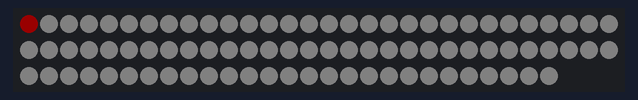
The program below on a simulated Raspberry Pi (BCM pin numbers). Parts: 87 RGB LEDs in strip order, left to right, continuing on the next row. Dim RGB values are drawn brighter than linear; what the program prints to the terminal is not drawn.

Above: at 3.1 s.

The program:

colortest.py
```python
import time
import board
import neopixel

pixels1 = neopixel.NeoPixel(board.D18, 87, brightness=.20)

x=0

# Line colors so I don't have to type the codes out
line_123 = (127, 0, 0)
line_456 = (0, 127, 7)
line_ace = (6, 20, 127)
line_7 = (100, 0, 100)
line_bdfm = (255, 107, 0)
line_jz = (190, 50, 14)
line_nqrw = (252, 204, 10)
line_ls = (128, 129, 131)
bg = (25, 25, 25)

pixels1.fill((25, 25, 25))

time.sleep(3)

while True:
    print( "123 is currently shown")
    while x<87:
        pixels1[x] = line_123
        pixels1[x-5] = bg
        x=x+1
        time.sleep(0.5)
    x=0
    print( "456 is currently shown")
    while x<87:
        pixels1[x] = line_456
        pixels1[x-5] = bg
        x=x+1
        time.sleep(0.5)
    x=0

    print( "ACE is currently shown")
    while x<87:
        pixels1[x] = line_ace
        pixels1[x-5] = bg
        x=x+1
        time.sleep(0.5)
    x=0

    print( "7 is currently shown")
    while x<87:
        pixels1[x] = line_7
        pixels1[x-5] = bg
        x=x+1
        time.sleep(0.5)
    x=0

    print( "BDFM is currently shown")
    while x<87:
        pixels1[x] = line_bdfm
        pixels1[x-5] = bg
        x=x+1
        time.sleep(0.5)
    x=0

    print( "JZ is currently shown")
    while x<87:
        pixels1[x] = line_jz
        pixels1[x-5] = bg
        x=x+1
        time.sleep(0.5)
    x=0

    print( "NQRW is currently shown")
    while x<87:
        pixels1[x] = line_nqrw
        pixels1[x-5] = bg
        x=x+1
        time.sleep(0.5)
    x=0

    print( "LS is currently shown")
    while x<87:
        pixels1[x] = line_ls
        pixels1[x-5] = bg
        x=x+1
        time.sleep(0.5)
    x=0

    time.sleep(5)

    pixels1.fill((0, 0, 0))

    time.sleep(0.25)

    pixels1[0] = line_123
    pixels1[1] = line_123 # Missing LED #1
    pixels1[2] = line_123 # Missing LED #2
    pixels1[17] = line_123
    pixels1[19] = line_123
    pixels1[20] = line_123
    pixels1[32] = line_123
    pixels1[38] = line_123
    pixels1[46] = line_123
    pixels1[48] = line_123
    pixels1[50] = line_123
    pixels1[56] = line_123
    pixels1[59] = line_123
    pixels1[65] = line_123
    pixels1[68] = line_123
    pixels1[80] = line_123
    pixels1[82] = line_123

    pixels1[2] = line_456
    pixels1[5] = line_456
    pixels1[12] = line_ace
    pixels1[18] = line_ace
    pixels1[21] = line_ace
    pixels1[31] = line_ace
    pixels1[37] = line_ace
    pixels1[47] = line_ace
    pixels1[49] = line_ace
    pixels1[58] = line_ace
    pixels1[66] = line_ace
    pixels1[67] = line_ace
    pixels1[81] = line_ace

    pixels1[57] = line_7
    pixels1[11] = line_bdfm
    pixels1[12] = line_jz
    pixels1[4] = line_nqrw
    pixels1[7] = line_nqrw
    pixels1[13] = line_nqrw

    pixels1[14] = line_ls

    time.sleep(10)

    pixels1.fill((0, 0, 0))
```
